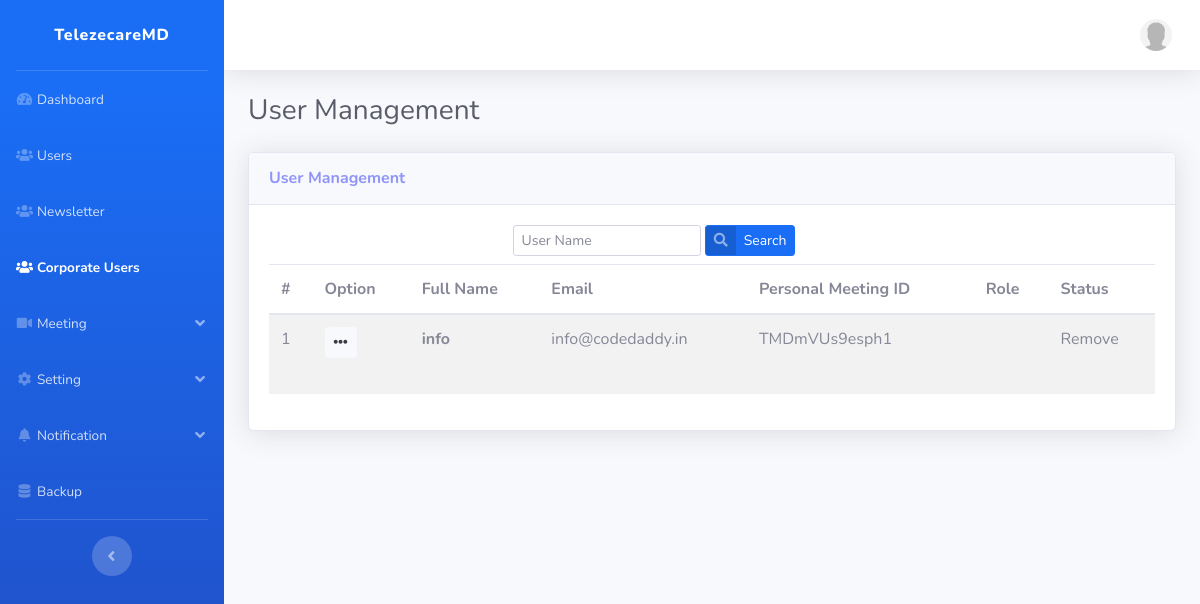
The app's page /admin/corporate_user with its own data.
### tables this page shows
CREATE TABLE `user` (
  `user_id` int(11) NOT NULL,
  `name` longtext DEFAULT NULL,
  `email` longtext NOT NULL,
  `password` longtext NOT NULL,
  `gender` varchar(20) DEFAULT '1',
  `role` varchar(100) DEFAULT NULL,
  `token` mediumtext DEFAULT NULL,
  `join_date` datetime DEFAULT NULL,
  `last_login` datetime DEFAULT NULL,
  `deactivate_reason` mediumtext DEFAULT NULL,
  `status` int(10) NOT NULL DEFAULT 1,
  `phone` varchar(250) DEFAULT NULL,
  `dob` date DEFAULT '0000-00-00',
  `meeting_code` varchar(250) NOT NULL,
  `firebase_auth_uid` varchar(250) DEFAULT NULL,
  `login_status` varchar(20) DEFAULT NULL,
  `admin_verifcation` varchar(25) DEFAULT NULL,
  `is_corporate` int(11) NOT NULL DEFAULT 0,
  `profile` varchar(250) DEFAULT NULL,
  `created_at` datetime NOT NULL DEFAULT current_timestamp()
);

### application/controllers/Admin.php (called while the page is built, shortened)
<?php
class Admin extends CI_Controller {
function corporate_user($param1 = '', $param2 = ''){
        $name           = $this->input->get('name');
        $search_string = '';
        $total_rows     = $this->common_model->get_cuser_num_rows($name);
        $config                     = $this->common_model->pagination();
        $config["base_url"]         = base_url() . "admin/corporate_user?".$search_string;
        $config["total_rows"]       = $total_rows;
        $config["per_page"]         = 15;
        $config["uri_segment"]      = 3;
        $config['page_query_string']= TRUE;
        $this->pagination->initialize($config);
        $data['last_row_num']       =  $this->uri->segment(3);
        $page                       = ($this->input->get('per_page') !="" || $this->input->get('per_page') !=NULL) ? $this->input->get('per_page') : 0;
        $data["users"]              = $this->common_model->get_corporate_users($name,$config["per_page"], $page);
        $data["links"]              = $this->pagination->create_links();
        $data['total_rows']         = $config["total_rows"];
        $data['page_name']          = 'corporate_user';
        $data['page_title']         = 'User Management';
        $this->load->view('admin/index', $data);
    }
}

### index.php (called while the page is built, shortened)
<?php
require_once BASEPATH.'core/CodeIgniter.php';

### application/config/config.php (called while the page is built, shortened)
<?php
$config['base_url'] = ((isset($_SERVER['HTTPS']) && $_SERVER['HTTPS'] == "on") ? "https" : "http");
$config['base_url'] .= "://".$_SERVER['HTTP_HOST'];
$config['base_url'] .= str_replace(basename($_SERVER['SCRIPT_NAME']),"",$_SERVER['SCRIPT_NAME']);
$config['index_page'] = '';
$config['uri_protocol']	= 'REQUEST_URI';
$config['url_suffix'] = '.html';
$config['language']	= 'english';
$config['charset'] = 'UTF-8';
$config['enable_hooks'] = FALSE;
$config['subclass_prefix'] = 'MY_';
$config['composer_autoload'] = FALSE;
$config['permitted_uri_chars'] = 'a-z 0-9~%.:_\-';
$config['allow_get_array'] = TRUE;
$config['enable_query_strings'] = FALSE;
$config['controller_trigger'] = 'c';
$config['function_trigger'] = 'm';
$config['directory_trigger'] = 'd';
$config['log_threshold'] = 0;
$config['log_path'] = '';
$config['log_file_extension'] = '';
$config['log_file_permissions'] = 0644;
$config['log_date_format'] = 'Y-m-d H:i:s';
$config['error_views_path'] = '';
$config['cache_path'] = '';
$config['cache_query_string'] = FALSE;
$config['encryption_key'] = '34ef7333f63298c';
$config['sess_driver'] 				= 'database';
$config['sess_cookie_name'] 		= 'ci_session';
$config['sess_expiration'] 			= 7200;
$config['sess_save_path'] 			= 'ci_sessions';
$config['sess_match_ip'] 			= FALSE;
$config['sess_time_to_update'] 		= 300;
$config['sess_regenerate_destroy'] 	= FALSE;
$config['cookie_prefix']	= '';
$config['cookie_domain']	= '';
$config['cookie_path']		= '/';
$config['cookie_secure']	= FALSE;
$config['cookie_httponly'] 	= FALSE;
$config['standardize_newlines'] = FALSE;
$config['global_xss_filtering'] = FALSE;
$config['csrf_protection'] = FALSE;
$config['csrf_token_name'] = 'csrf_test_name';
$config['csrf_cookie_name'] = 'csrf_cookie_name';
$config['csrf_expire'] = 7200;
$config['csrf_regenerate'] = TRUE;
$config['csrf_exclude_uris'] = array();
$config['compress_output'] = FALSE;
$config['time_reference'] = 'local';
$config['rewrite_short_tags'] = FALSE;
$config['proxy_ips'] = '';

### application/models/Common_model.php (called while the page is built, shortened)
<?php if ( ! defined('BASEPATH')) exit('No direct script access allowed');
class Common_model extends CI_Model {
    function pagination(){
        $config['full_tag_open']    = '<ul class ="pagination">';
        $config['full_tag_close']   = '</ul>';
        $config['first_link']       = '«';
        $config['first_tag_open']   = '<li class="page-item page-link">';
        $config['first_tag_close']  = '</li>';
        $config['last_link']        = '»';
        $config['last_tag_open']    = '<li class="page-item page-link">';
        $config['last_tag_close']   = '</li>';
        $config['next_link']        = '&rarr;';
        $config['next_tag_open']    = '<li class="page-item page-link">';
        $config['next_tag_close']   = '</li>';
        $config['prev_link']        = '&larr;';
        $config['prev_tag_open']    = '<li class="page-item page-link">';
        $config['prev_tag_close']   = '</li>';
        $config['cur_tag_open']     = '<li class="page-item active"><a class="page-link" href="#">';
        $config['cur_tag_close']    = '</a></li>';
        $config['num_tag_open']     = '<li class="page-item page-number">';
        $config['num_tag_close']    = '</li>';
        return $config;
    }
    public function get_cuser_num_rows($name='')
    {
        $this->db->where('login_status','disapproved');
        $this->db->or_where('login_status','verified');
        return $this->db->get('user')->num_rows();
    }
     public function get_corporate_users($name='',$limit=NULL, $start=NULL)
    {
        $this->db->where('admin_verifcation','corporate_disapproved');
        $this->db->or_where('admin_verifcation','corporate_verified');
        $this->db->order_by('user_id',"DESC");
        $this->db->limit($limit,$start);
        return $this->db->get('user')->result_array();
    }
}

### application/views/admin/corporate_user.php (the view, shortened to what this page needs)
<div class="card shadow mb-4">
    <div class="card-header py-3">
      <h6 class="m-0 font-weight-bold text-primary"><?php echo $page_title;?></h6>
    </div>
    <div class="card-body">
        <div class="row">
            <div class="col-sm-12">
                <div class="row">
                    <div class="col-md-3">
                        <br>
                    </div>
                    <div class="col-md-9">
                        <form class="form-inline " method="get" action="<?php echo base_url('admin/manage_user') ?>">
                            <div class="form-group mx-sm-3 mb-2">
                                <input type="text" name="name" value="<?php if(isset($name)){ echo $name;} ?>" class="form-control form-control-sm" id="title" placeholder="User Name">&nbsp;
                                <button type="submit" class="btn btn-primary btn-sm btn-icon-split">
                                    <span class="icon text-white-50"><i class="fa fa-search"></i></span>
                                    <span class="text">Search</span>
                                </button>
                            </div>
                        </form>
                    </div>
                </div>
                <table class="table table-striped">
                    <thead>
                        <tr>
                            <th>#</th>
                            <th>Option</th>
                            <th>Full Name</th>
                            <th>Email</th>
                            <th>Personal Meeting ID</th>
                            <th>Role</th>
                            <th>Status</th>
                        </tr>
                    </thead>
                    <tbody>
                        <?php $sl = 1;
                            foreach ($users as $user):
                        ?>
                        <tr id='row_<?php echo $user['user_id'];?>'>
                            <td><?php echo $sl++;?></td>
                            <td>
                                <div class="dropdown no-arrow mb-4">
                                    <button class="btn btn-light btn-sm dropdown-toggle" type="button" id="dropdownMenuButton" data-toggle="dropdown" aria-haspopup="true" aria-expanded="false"><i class="fa fa-ellipsis-h" aria-hidden="true"></i></button>
                                </div>
                            </td>
                            <td><strong><?php echo $user['name'];?></strong></td>
                            <td><?php echo $user['email'];?></td>
                            <td><?php echo $user['meeting_code'];?></td>
                            <td><?php echo $user['role'];?></td>
                            <td><?php echo ($user['admin_verifcation'] == 'corporate_disapproved') ? 'Remove' : 'Accept';?></td>
                        </tr>
                        <?php endforeach;?>
                    </tbody>
                </table>
            </div>
        </div>
    </div>
</div>

### records on screen
user: name "info", email "info@codedaddy.in", meeting_code "TMDmVUs9esph1", shows "Remove"

### other values on screen
$page_title "User Management"
